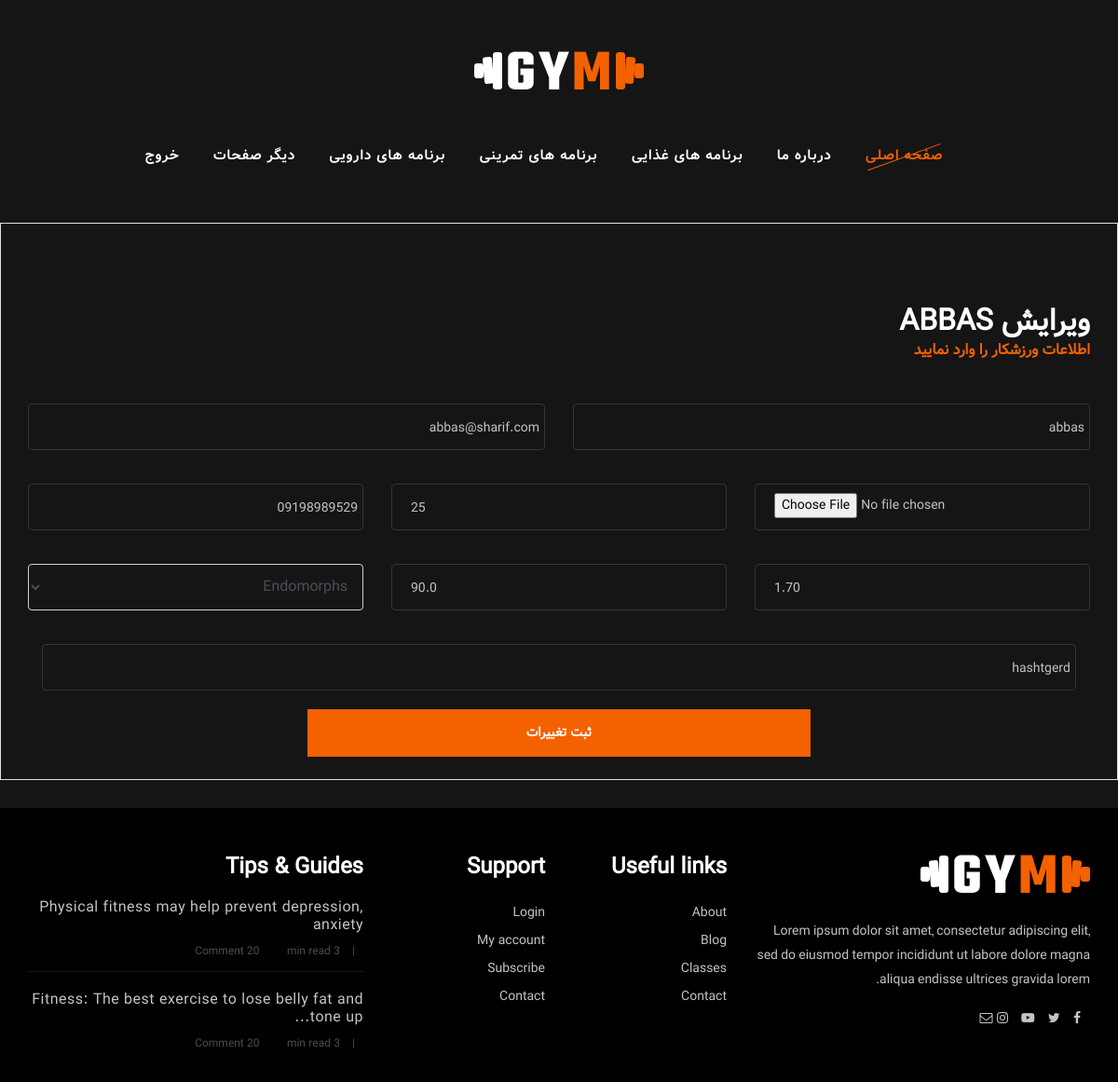
The page /manage_athlete/2/EditAthlete/ (signed in) on the database as committed earlier.
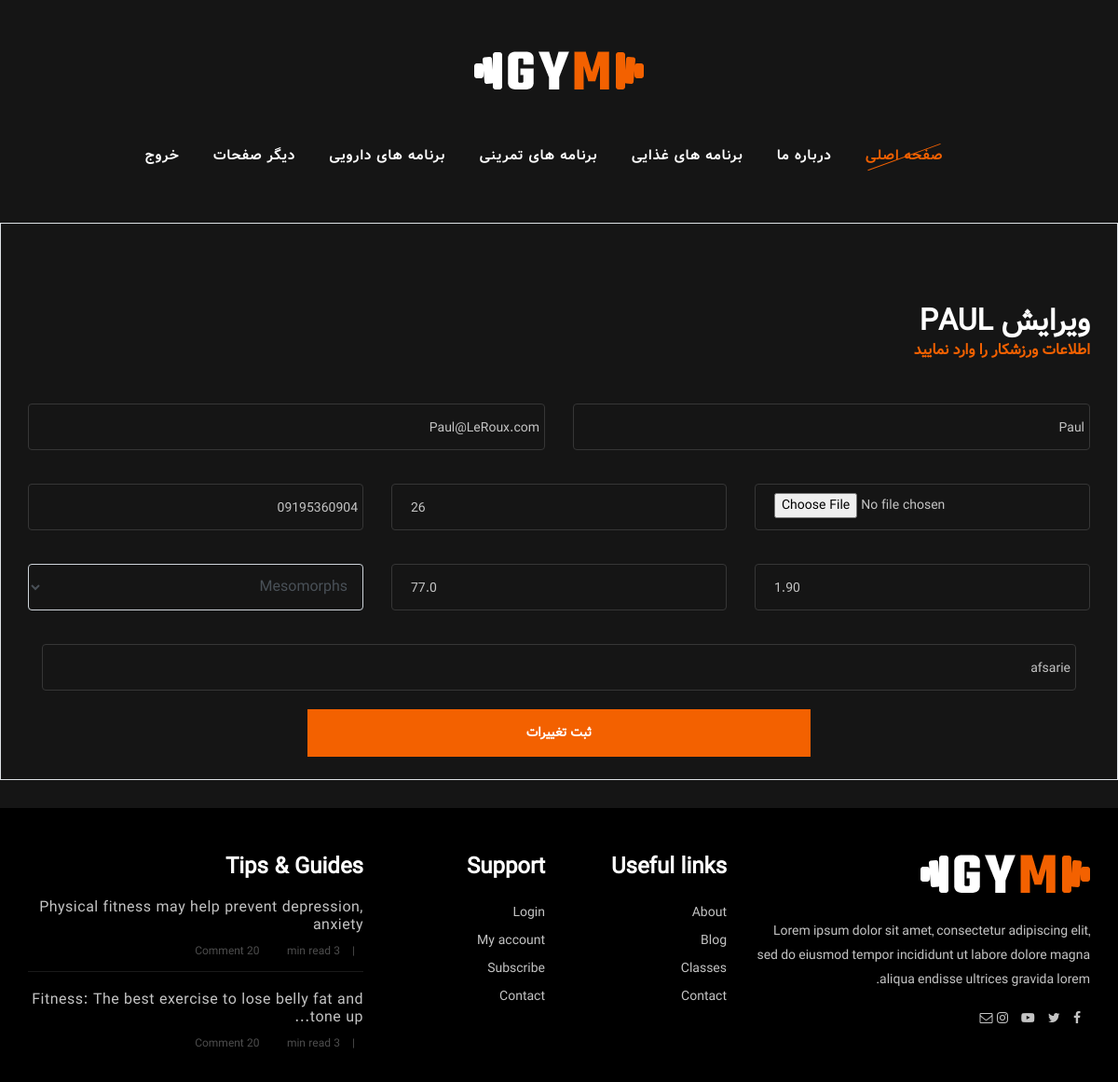
The same page on the database as committed later.
### Users/models.py (models this page shows, shortened)
class Athlete(models.Model): # if login lazem shod az abstrctuser ers bebar
    BODY_TYPE = [
        ('Ectomorphs', 'Ectomorphs'),
        ('Mesomorphs', 'Mesomorphs'),
        ('Endomorphs', 'Endomorphs'),
        ('Ecto-mesomorphs', 'Ecto-mesomorphs'),
        ('Meso-endomorphs', 'Meso-endomorphs'),
        ('Ecto-Endomorphs', 'Ecto-Endomorphs'),
    ]
    username = models.CharField(max_length=255, unique=True)
    email = models.EmailField('email address', unique=True)
    user_image = models.ImageField(
        'Profile Image',  upload_to=None, default='DU.jpg')
    address = models.CharField('Address', max_length=100 , null=True, blank=True)
    age = models.IntegerField('Age',  null=True, blank=True)
    mobile_number = models.CharField(
        'Mobile Number', max_length=15, unique=True,  validators=[PHONE_NUMBER_REGEX])
    is_mobile_submitted = models.BooleanField(
        'is mobile submitted', default=False)
    height = models.DecimalField('Height', max_digits=3, decimal_places=2 , null=True , blank=True)
    weight = models.DecimalField('weight', max_digits=3, decimal_places=1 , null=True , blank=True)
    body_type = models.CharField('Body Type', max_length=50 , choices=BODY_TYPE , null=True , blank=True)

### Users/views.py (the view)
# urls.py: path('manage_athlete/<int:pk>/EditAthlete/' , EditAthlete.as_view() , name='EditAthlete'),
class EditAthlete(LoginRequiredMixin, UpdateView):
    model = Athlete
    success_url = '/manage_athlete/'
    template_name = 'Athlete/EditAthlete.html'
    form_class = CreateOrEditAthlete

### Users/forms.py
class CreateOrEditAthlete(forms.ModelForm):
    class Meta:
        model = Athlete
        exclude = ['last_login' , 'date_joined' , 'groups' , 'user_permissions']
        widgets = {
            'user_image' : forms.FileInput(),
        }
    def __init__(self,*args, **kwargs):
        super(CreateOrEditAthlete , self).__init__(*args, **kwargs)
        self.fields['user_image'].widget.attrs = {'id' : 'selectedFile'}

### Template/Athlete/EditAthlete.html (shortened to what this page needs)
{% extends 'Athlete/manage_athlete.html' %}
{% load widget_tweaks %}
{% load static %}
{% block EditAthlete %}
<div class="container spad">
    <div class="row pt-5 justify-content-center">
        <div class="col-lg-12">
            <div class="section-title chart-calculate-title text-right">
                <h2 style="color: #fff">ویرایش {{object.username}}</h2>
                <span>اطلاعات ورزشکار را وارد نمایید</span>
            </div>
            <div class="chart-calculate-form">
                    <form method="POST" enctype='multipart/form-data' id="athlete_input_form">
                            <div class="row">
                                <div class="form-group col-md-6 ">
                                    {% render_field form.username type="text" class="form-control choosebox" placeholder="نام کاربری"%}
                                </div>
                                <div class="form-group col-md-6 ">
                                    {% render_field form.email type="text" class="form-control choosebox" placeholder="آدرس ایمیل"%}
                                </div>
                            </div>
                            <div class="row">
                                <div class="form-group col-md-4 ">
                                    {% render_field form.user_image type="file" class="form-control choosebox"%}
                                </div>
                                <div class="form-group col-md-4 ">
                                    {% render_field form.age type="number" class="form-control choosebox" placeholder="سن"%}
                                </div>
                                <div class="form-group col-md-4 ">
                                    {% render_field form.mobile_number type="text" class="form-control choosebox" placeholder="شماره موبایل"%}
                                </div>
                            </div>
                            <div class="row">
                                <div class="form-group col-md-4 ">
                                    {% render_field form.height type="number" class="form-control choosebox" placeholder="قد"%}
                                </div>
                                <div class="form-group col-md-4 ">
                                    {% render_field form.weight type="number" class="form-control choosebox" placeholder="وزن"%}
                                </div>
                                <div class="form-group col-md-4 ">
                                    {% render_field form.body_type type="text" class="form-control choosebox" placeholder="تیپ بدنی"%}
                                </div>
                            </div>
                            <div class="form-group col-md-12 ">
                                    {% render_field form.address type="text" class="form-control choosebox" placeholder="آدرس"%}
                            </div>
                            <div class="d-flex justify-content-center mb-4">
                                <div class="col-md-6">
                                <button type="submit" >ثبت تغییرات</button>
                                </div>
                            </div>
                    </div>
            </div>
        </div>
    </div>
{% endblock EditAthlete %}

Rows that differ between the two databases and show on the page:
changed Athlete: username "ABBAS" → "PAUL"; username "abbas" → "Paul"; email "abbas@sharif.com" → "Paul@LeRoux.com"; age "25" → "26"; mobile_number "09198989529" → "09195360904"; height "1.70" → "1.90"; weight "90.0" → "77.0"; body_type "Endomorphs" → "Mesomorphs"; address "hashtgerd" → "afsarie"
